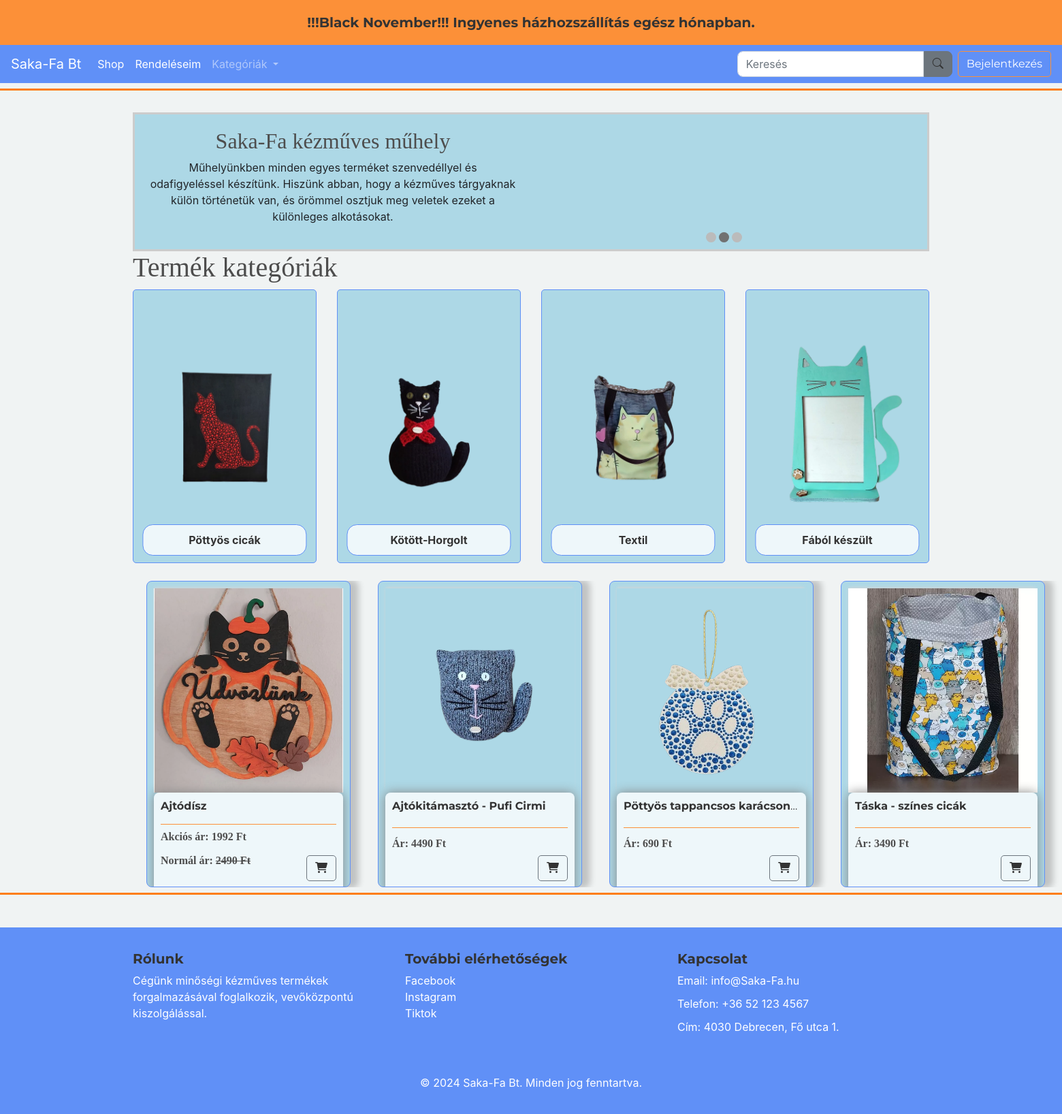
The page / on the database its author committed.
### store/models.py (models this page shows, shortened)
class Product(models.Model):
    CATEGORY_CHOICES = [
        ('option1', 'FÁBÓL KÉSZÜLT'),
        ('option2', 'KÖTÖTT-HORGOLT'),
        ('option3', 'PÖTTYÖSCICA'),
        ('option4', 'TEXTIL'),
    ]
    name = models.CharField(max_length=200)
    price = models.FloatField()
    discount_percentage = models.FloatField(default=0)  # Kedvezmény százalék mező
    image = models.ImageField(null=True, blank=True)
    description = models.TextField(blank=True)
    category = models.CharField(max_length=10, choices=CATEGORY_CHOICES, default='option1')
    class Meta:
        verbose_name = "Termék"
        verbose_name_plural = "Termékek"
    @property
    def imageURL(self):
        try:
            url = self.image.url
        except:
            url = ''
        return url
    @property
    def discounted_price(self):
        if self.discount_percentage > 0:
            discount_amount = (self.discount_percentage / 100) * self.price
            return round(self.price - discount_amount, 2)
        return self.price

### store/views.py (the view)
# urls.py: path('', views.index, name='index'),
def index(request):
    cart_data = cartData(request)  # Kosár adatok lekérdezése a cartData függvényből
    cartItems = cart_data['cartItems']
    items = cart_data['items']
    products = Product.objects.all()
    context = {'products': products, 'cartItems': cartItems, 'items': items}
    return render(request, 'store/index.html', context)

### store/views.py (called while the page is built)
def cartData(request):
    if request.user.is_authenticated:
        customer = request.user.customer
        orders = Order.objects.filter(customer=customer, complete=False)
        if orders.exists():
            order = orders.first()
            items = order.orderitem_set.all()
            cartItems = order.get_cart_items
        else:
            items = []
            cartItems = 0
            order = {'get_cart_total': 0, 'get_cart_items': 0}  # Üres kosár
    else:
        items = []
        cartItems = 0
        order = {'get_cart_total': 0, 'get_cart_items': 0}  # Üres kosár
    return {'cartItems': cartItems, 'order': order, 'items': items}

### store/templates/store/index.html (shortened to what this page needs)
{% extends "store/main.html" %}
{% load static %}
{% load markdown_extras %}
{% block content %}
<body class="background-index">
<div class="image-text-container">
    <div class="text-section">
        <h2>Saka-Fa kézműves műhely</h2>
        <p>Műhelyünkben minden egyes terméket szenvedéllyel és<br>
          odafigyeléssel készítünk. Hiszünk abban, hogy a kézműves tárgyaknak<br>
          külön történetük van, és örömmel osztjuk meg veletek ezeket a különleges alkotásokat.</p>
    </div>
    <div class="slideshow-container">
        <div class="dots-container">
          <span class="dot"></span>
          <span class="dot"></span>
          <span class="dot"></span>
        </div>
    </div>
</div>
<h1>Termék kategóriák</h1>
<div class="row">
    <div class="col-lg-3 col-md-6 col-sm-12">
        <div class="index_card">
            <a href="{% url 'filtered_products' %}?filter=pottos">
                <img src="{% static 'images/pottyos.png' %}">
                <div class="text-overlay">Pöttyös cicák</div>
            </a>
        </div>
    </div>
    <div class="col-lg-3 col-md-6 col-sm-12">
        <div class="index_card">
            <a href="{% url 'filtered_products' %}?filter=kotott">
                <img src="{% static 'images/kotott.png' %}">
                <div class="text-overlay">Kötött-Horgolt</div>
            </a>
        </div>
    </div>
    <div class="col-lg-3 col-md-6 col-sm-12">
        <div class="index_card">
            <a href="{% url 'filtered_products' %}?filter=textil">
                <img src="{% static 'images/textil.png' %}">
                <div class="text-overlay">Textil</div>
            </a>
        </div>
    </div>
    <div class="col-lg-3 col-md-6 col-sm-12">
        <div class="index_card">
            <a href="{% url 'filtered_products' %}?filter=FÁB">
                <img src="{% static 'images/fabol.png' %}">
                <div class="text-overlay">Fából készült</div>
            </a>
        </div>
    </div>
</div>
<div class="card-container">
    {% for product in products %}
    <div class="scroll-card">
        <div class="scroll-card-image">
            <a href="{% url 'product_detail' product.id %}">
                <img class="thumbnail" src="{{ product.imageURL }}" alt="{{ product.name }}">
            </a>
        </div>
        <div class="box-element">
            <h6 class="product-name"><strong>{{ product.name }}</strong></h6>
            <hr>
            <button data-product="{{ product.id }}" data-action="add" class="btn btn-outline-secondary add-btn update-cart btn-bottom-right" style="margin-bottom:10px;">
                <i class="fas fa-shopping-cart"></i>
            </button>
            <h4 style="display: inline-block; float: right;">
                <div class="product">
                    {% if product.discount_percentage > 0 %}
                        <p>Akciós ár: <strong>{{ product.discounted_price|floatformat:0 }} Ft</strong></p>
                        <p>Normál ár: <span style="text-decoration: line-through;">{{ product.price|floatformat:0 }} Ft</span></p>
                    {% else %}
                        <p>Ár: <strong>{{ product.price|floatformat:0 }} Ft</strong></p>
                    {% endif %}
                </div>
            </h4><br>
        </div>
    </div>
    {% endfor %}
</div>
</body>
{% endblock content %}

### static/css/main.css (style rules this page uses)
body { background-color: hsl(0, 0%, 98%); }
.background-index { background-color: #f0f3f3 ; }
h1,h2,h3,h4,h5,h6 { color:hsl(0, 0%, 30%); font-family: 'Lora', serif; }
.box-element { box-shadow:hsl(0, 0%, 53%) 0 0 16px; background-color: #fff; border-radius: 8px; padding: 10px; flex-grow: 1; position: relative; z-index: 2; background: rgba(255, 255, 255, 0.8); min-height: 150px; display: flex; flex-direction: column; justify-content: space-between; }
.box-element .btn-bottom-right { position: absolute; bottom: 10px; right: 10px; }
.box-element p { color:hsl(0, 0%, 30%); }
.box-element hr { border: none; height: 1px; background-color: #fc9038; margin: 5px 0; }
.thumbnail { width: 100%; max-height: 300px; object-fit: contain; box-shadow: -1px -3px 5px -2px rgba(214, 214, 214, 1); }
.box-element h4, h6 { font-family: 'Lora', serif; font-size: 2em; color: #333; font-weight: bold; }
.btn, h4, h6 { font-family: 'Montserrat', sans-serif; font-size: 1em; color: #333333; font-weight: 600; }
h4 { font-size: 1.25em; font-weight: bold; }
h6 { font-size: 1em; font-weight: normal; }
.index_card { position: relative; display: inline-block; margin-bottom: 20px; background-color: #add8e6; border-radius: 5px; transition: transform 0.3s ease; border: 1px solid #6090f7; }
.index_card img { width: 100%; height: 400px; display: block; object-fit:contain; position: relative; }
.text-overlay { position: absolute; bottom: 10px; left: 50%; transform: translateX(-50%); background-color: rgba(255, 255, 255, 0.8); padding: 10px 20px; border-radius: 15px 15px 15px 15px; text-align: center; font-size: 1em; font-weight: 700; color: #333333; width: 90%; border: 1px solid #6090f7; }
.product { border-radius: 0 0 4px 4px; max-height: 50px; }
.btn { border-radius: 5px; }
.image-text-container { display: flex; justify-content: space-between; border: 3px solid #ccc; background-color: #add8e6; }
.text-section { flex: 1; padding: 20px; text-align: center; max-width: 50%; }
.slideshow-container { flex: 1; max-width: 50%; background-color: transparent; overflow: hidden; position: relative; }
.dot { height: 15px; width: 15px; margin: 0 2px; background-color: #bbb; border-radius: 50%; display: inline-block; transition: background-color 0.6s ease; transform: translateX(-50%); }
.dot.active { background-color: #717171; }
.dots-container { position: absolute; bottom: 10px; left: 50%; transform: translateX(-50%); display: flex; justify-content: center; width: auto; padding: 0; margin: 0; }
.card-container { display: inline-flex; overflow: hidden; white-space: nowrap; animation: scroll 25s linear infinite; }
.scroll-card { display: flex; flex-direction: column; justify-content: space-between; width: 300px; height: 450px; margin: 0 20px; padding: 10px; box-sizing: border-box; border: 1px solid #6090f7; border-radius: 8px; overflow: hidden; -webkit-box-shadow: 10px 0px 10px 2px rgba(0, 0, 0, 0.2); box-shadow: 10px 0px 10px 2px rgba(0, 0, 0, 0.2); transition: border 0.3s ease; background-color: #add8e6; position: relative; }
.scroll-card img { width: 100%; height: 300px; object-fit: cover; overflow: hidden; position: relative; transition: transform 0.3s ease; z-index: 1; }
.product-name { white-space: nowrap; overflow: hidden; text-overflow: ellipsis; }
.product p { font-size: 1rem; }

### rows shown on the page
Product: imageURL (picture), name "Ajtódísz", discounted_price "1992", price "2490"
Product: imageURL (picture), name "Ajtókitámasztó - Pufi Cirmi", price "4490"
Product: imageURL (picture), name "Pöttyös tappancsos karácson…", price "690"
Product: imageURL (picture), name "Táska - színes cicák", price "3490"
